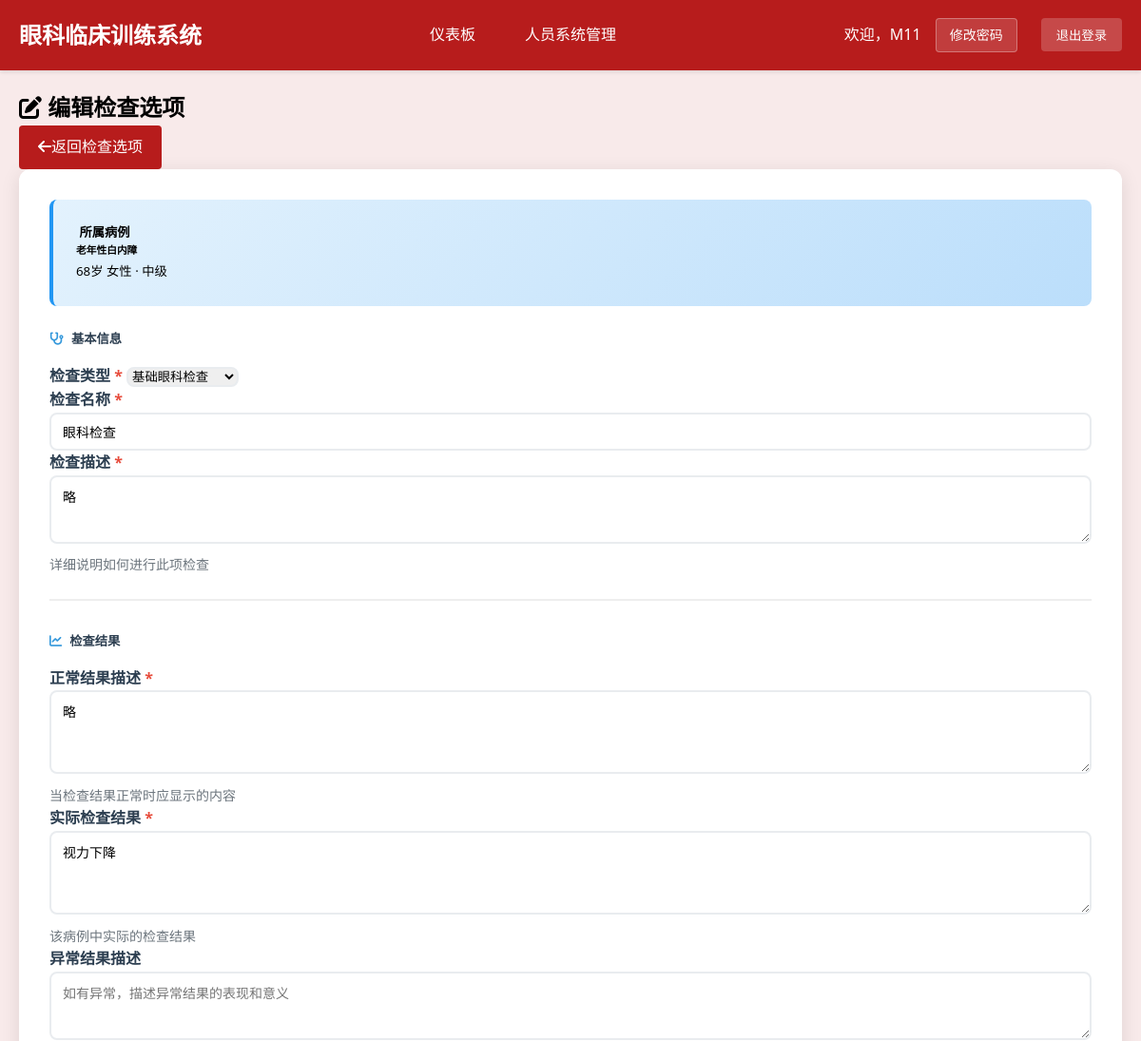
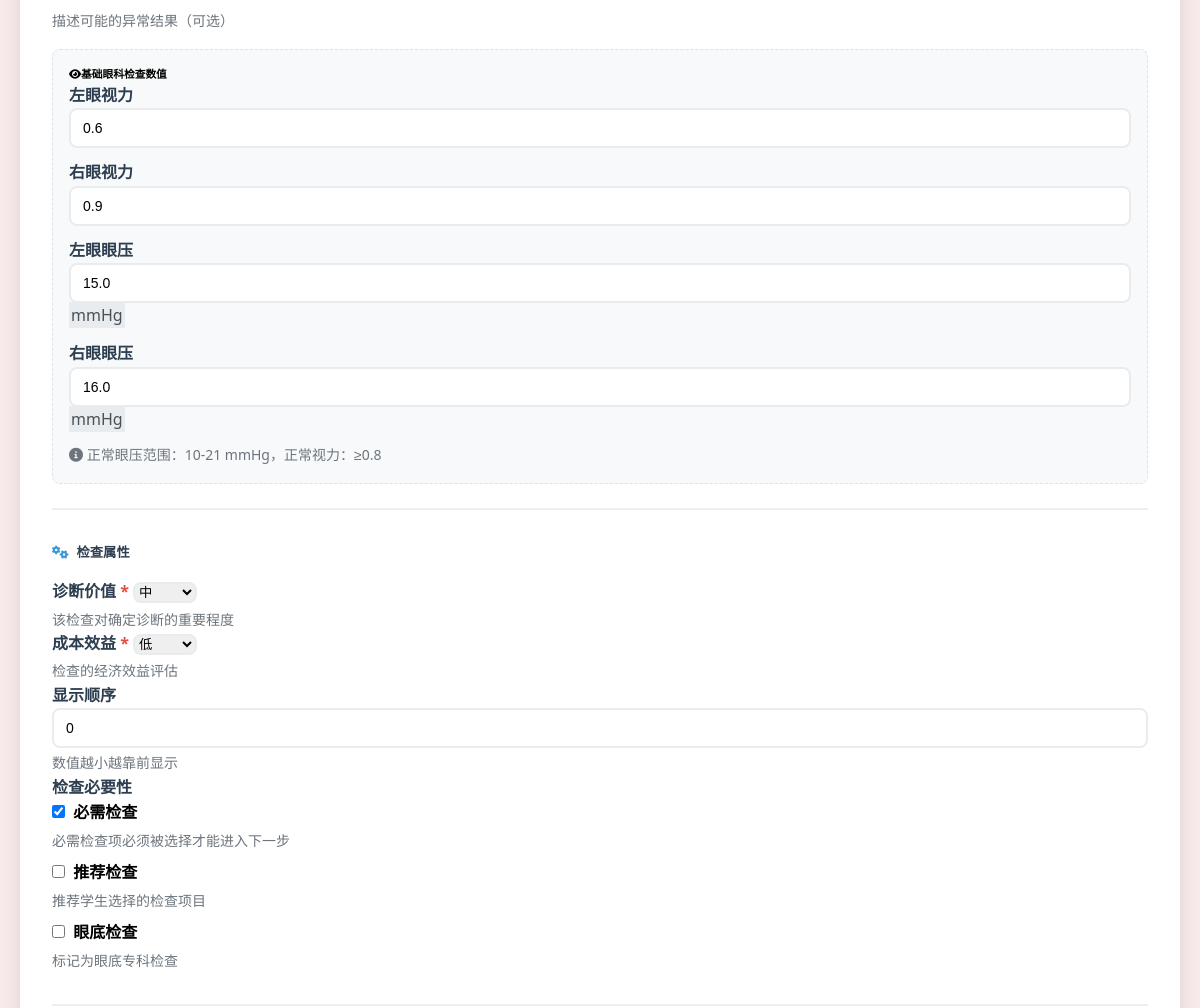
The app's page /teacher/examinations/27/edit/ (signed in, upper part), older data (2 pictures, top to bottom).
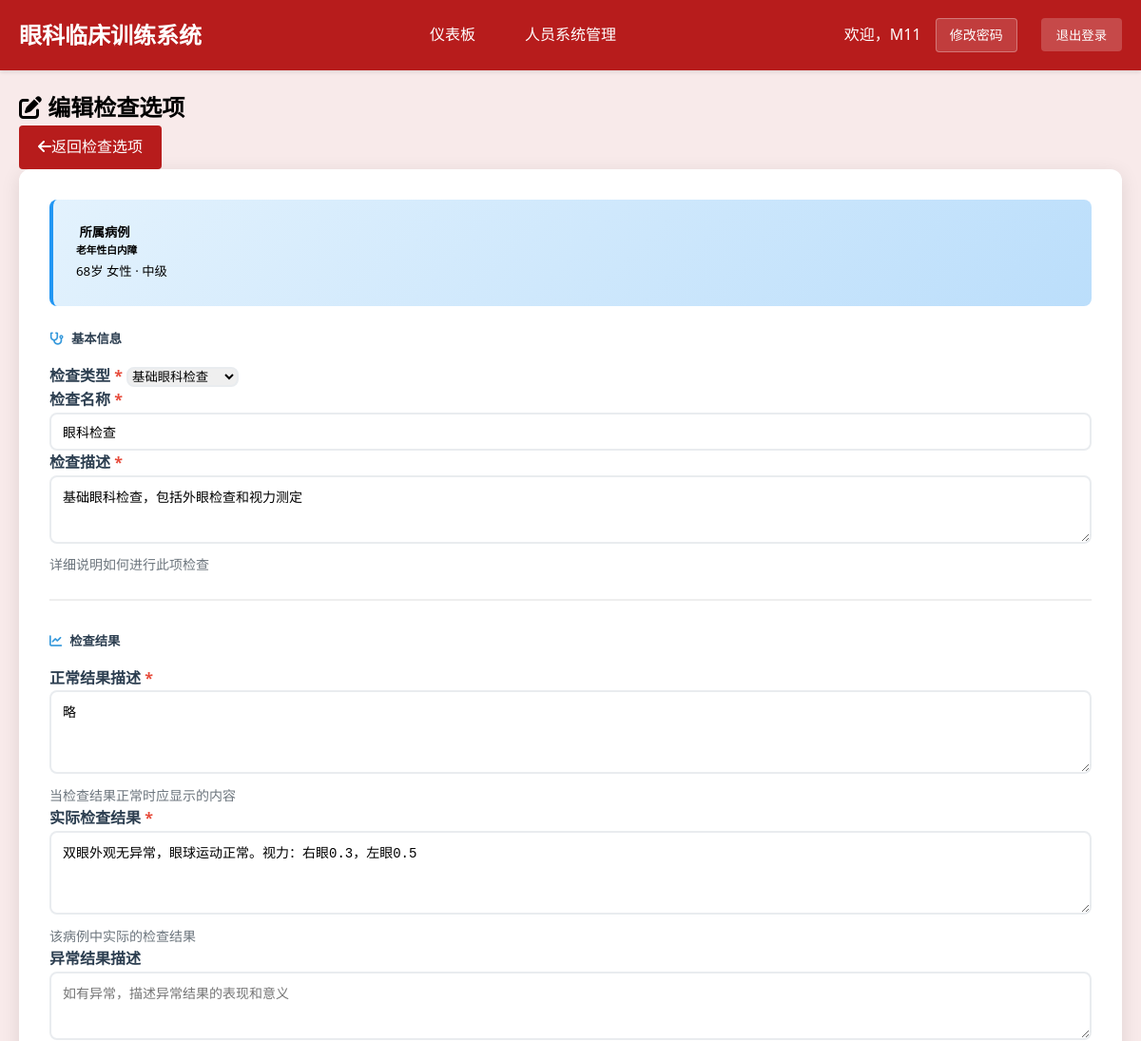
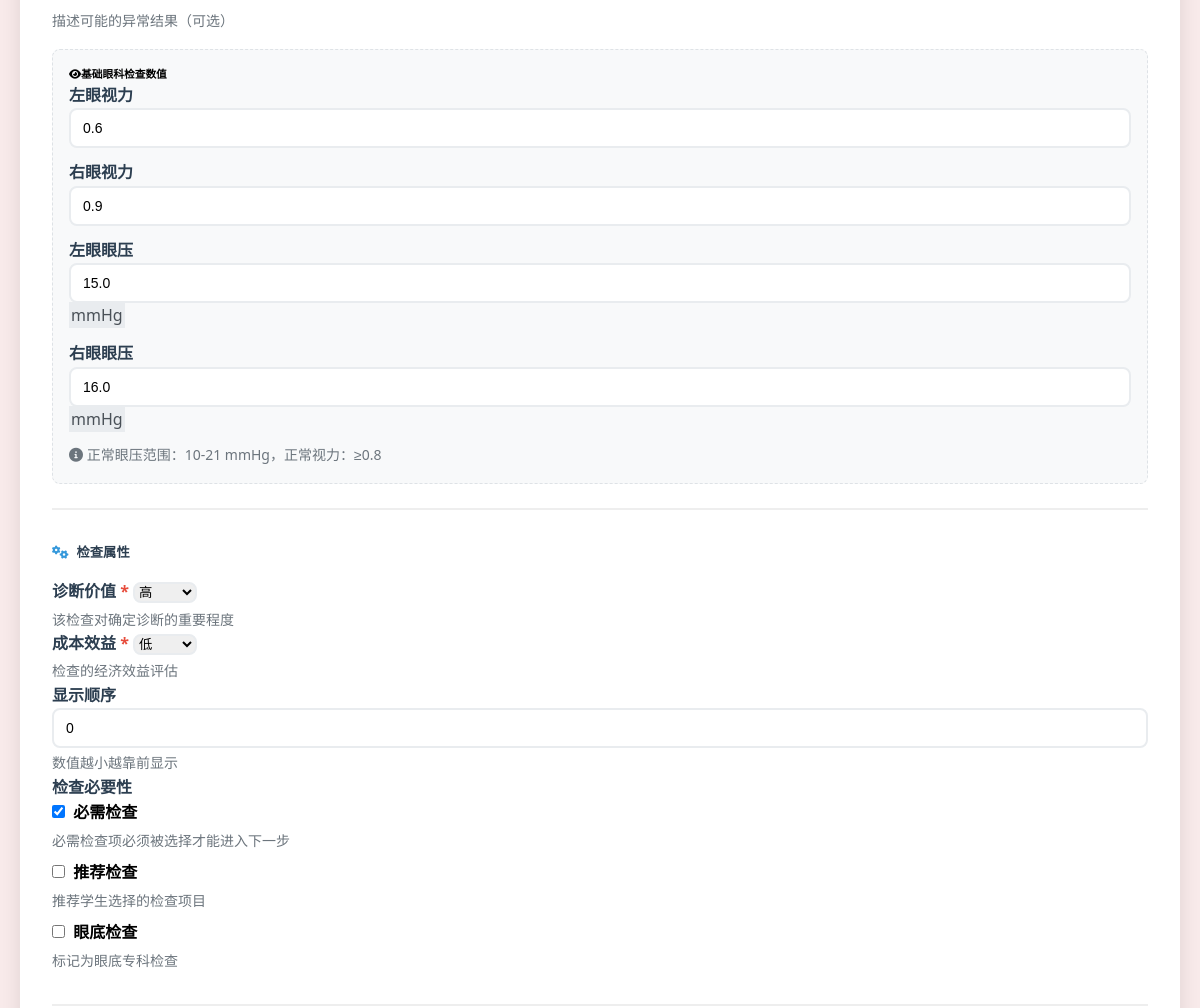
The same page, newer data (2 pictures, top to bottom).
### cases/models.py (models this page shows, shortened)
class ExaminationOption(models.Model):
    clinical_case = models.ForeignKey(ClinicalCase, on_delete=models.CASCADE, related_name='examination_options', verbose_name="关联案例")
    examination_type = models.CharField(
        max_length=50,
        choices=[
            ('basic', '基础检查'),
            ('imaging', '影像检查'),
            ('laboratory', '实验室检查'),
            ('special', '特殊检查'),
            ('fundus', '眼底检查')  # 新增眼底检查类型
        ],
        verbose_name="检查类型"
    )
    examination_name = models.CharField(max_length=100, verbose_name="检查名称")
    examination_description = models.TextField(verbose_name="检查描述")
    normal_result = models.TextField(verbose_name="正常结果描述")
    abnormal_result = models.TextField(blank=True, verbose_name="异常结果描述")
    actual_result = models.TextField(verbose_name="实际检查结果")
    diagnostic_value = models.IntegerField(
        choices=[(1, '低'), (2, '中'), (3, '高')],
        default=2,
        verbose_name="诊断价值"
    )
    cost_effectiveness = models.IntegerField(
        choices=[(1, '低'), (2, '中'), (3, '高')],
        default=2,
        verbose_name="成本效益"
    )
    result_images = models.JSONField(blank=True, null=True, verbose_name="结果图片")
    is_required = models.BooleanField(default=False, verbose_name="是否必选检查",
                                    help_text="必选检查项必须被选择才能进入下一步")
    is_multiple_choice = models.BooleanField(default=False, verbose_name="是否允许多选")
    selection_group = models.CharField(max_length=50, blank=True, verbose_name="选择组",
                                     help_text="同组内的检查项可以一起选择")
    is_fundus_exam = models.BooleanField(default=False, verbose_name="是否眼底检查")
    fundus_reminder_text = models.CharField(
        max_length=200,
        default="请移步旁边进行观察",
        verbose_name="眼底检查提示文字"
    )
    left_eye_vision = models.CharField(max_length=10, blank=True, verbose_name="左眼视力",
                                     help_text="如：0.8, 1.0")
    right_eye_vision = models.CharField(max_length=10, blank=True, verbose_name="右眼视力",
                                      help_text="如：0.8, 1.0")
    left_eye_pressure = models.DecimalField(max_digits=4, decimal_places=1, blank=True, null=True,
                                          verbose_name="左眼眼压 (mmHg)", help_text="正常范围：10-21")
    right_eye_pressure = models.DecimalField(max_digits=4, decimal_places=1, blank=True, null=True,
                                           verbose_name="右眼眼压 (mmHg)", help_text="正常范围：10-21")
    left_eye_image = models.ImageField(upload_to='examination_images/', blank=True, null=True,
                                     verbose_name="左眼检查图片", help_text="OCT或眼底照相的左眼图片")
    right_eye_image = models.ImageField(upload_to='examination_images/', blank=True, null=True,
                                      verbose_name="右眼检查图片", help_text="OCT或眼底照相的右眼图片")
    is_oct_exam = models.BooleanField(default=False, verbose_name="是否OCT检查")
    oct_report_text = models.TextField(blank=True, verbose_name="OCT报告文字描述",
                                     help_text="OCT检查的详细文字报告")
    oct_measurement_data = models.JSONField(blank=True, null=True, verbose_name="OCT测量数据",
                                          help_text="OCT的各项测量数据，如RNFL厚度等")
    image_display_mode = models.CharField(
        max_length=20,
        choices=[
            ('single', '单张显示'),
            ('comparison', '对比显示'),
            ('sequence', '序列显示'),
            ('overlay', '叠加显示')
        ],
        default='single',
        verbose_name="图像显示模式"
    )
    image_annotations = models.JSONField(blank=True, null=True, verbose_name="图像标注",
                                       help_text="图像上的标注信息，包含坐标和说明文字")
    image_findings = models.TextField(blank=True, verbose_name="图像所见",
                                    help_text="图像中可以观察到的病理改变")
    additional_images = models.JSONField(blank=True, null=True, verbose_name="附加图像",
                                       help_text="除左右眼主要图像外的其他相关图像")
    is_recommended = models.BooleanField(default=False, verbose_name="是否推荐检查")
    display_order = models.IntegerField(default=0, verbose_name="显示顺序")
    class Meta:
        verbose_name = "检查选项"
        verbose_name_plural = "检查选项"
        ordering = ['display_order', 'examination_type']

### cases/views.py (the view, shortened to what this page needs)
# urls.py: path('teacher/examinations/<int:exam_id>/edit/', views.teacher_examination_edit, name='teacher_examination_edit'),
@login_required
@user_passes_test(is_teacher, login_url='login')
def teacher_examination_edit(request, exam_id):
    examination = get_object_or_404(ExaminationOption, id=exam_id)
    oct_measurement_json = ""
    if examination.oct_measurement_data:
        import json
        try:
            oct_measurement_json = json.dumps(examination.oct_measurement_data, indent=2, ensure_ascii=False)
        except:
            oct_measurement_json = ""
    context = {
        'examination': examination,
        'case': examination.clinical_case,
        'examination_type_choices': ExaminationOption._meta.get_field('examination_type').choices,
        'oct_measurement_json': oct_measurement_json,
        'is_edit': True,
    }
    return render(request, 'teacher/examination_form.html', context)

### cases/views.py (called while the page is built)
def is_teacher(user):
    return user.groups.filter(name='Teachers').exists() or user.is_superuser

### cases/templates/teacher/examination_form.html (shortened to what the changed rows need)
{% extends "base.html" %}
{% block content %}
<div class="container-fluid">
    <div class="row mb-4">
        <div class="col-12">
            <div class="d-flex justify-content-between align-items-center">
                <div>
                    <h2>
                        <i class="{% if is_edit %}fas fa-edit{% else %}fas fa-plus{% endif %} text-primary me-2"></i>
                        {% if is_edit %}编辑检查选项{% else %}创建检查选项{% endif %}
                    </h2>
                </div>
            </div>
        </div>
    </div>
    <div class="row justify-content-center">
        <div class="col-lg-8">
            <form method="post" class="form-container" enctype="multipart/form-data">
                <div class="form-section">
                    <div class="row">
                        <div class="col-md-6">
                            <div class="mb-3">
                                <label for="examination_type" class="form-label">
                                    检查类型 <span class="required">*</span>
                                </label>
                                <select class="form-select" id="examination_type" name="examination_type" required>
                                    <option value="basic" {% if is_edit and examination.examination_type == 'basic' %}selected{% endif %}>基础眼科检查</option>
                                </select>
                            </div>
                        </div>
                        <div class="col-md-6">
                            <div class="mb-3">
                                <label for="examination_name" class="form-label">
                                    检查名称 <span class="required">*</span>
                                </label>
                                <input type="text" class="form-control" id="examination_name" name="examination_name"
                                       value="{% if is_edit %}{{ examination.examination_name }}{% endif %}"
                                       maxlength="100" required placeholder="请选择检查类型后输入对应的检查名称">
                            </div>
                        </div>
                    </div>
                    <div class="mb-3">
                        <label for="examination_description" class="form-label">
                            检查描述 <span class="required">*</span>
                        </label>
                        <textarea class="form-control" id="examination_description" name="examination_description"
                                  rows="3" required placeholder="描述检查的操作过程、使用的设备和注意事项">{% if is_edit %}{{ examination.examination_description }}{% endif %}</textarea>
                        <div class="help-text">详细说明如何进行此项检查</div>
                    </div>
                </div>
                <div class="form-section">
                    <div class="row">
                        <div class="col-md-6">
                            <div class="mb-3">
                                <label for="normal_result" class="form-label">
                                    正常结果描述 <span class="required">*</span>
                                </label>
                                <textarea class="form-control" id="normal_result" name="normal_result"
                                          rows="4" required placeholder="描述该检查的正常结果表现">{% if is_edit %}{{ examination.normal_result }}{% endif %}</textarea>
                                <div class="help-text">当检查结果正常时应显示的内容</div>
                            </div>
                        </div>
                        <div class="col-md-6">
                            <div class="mb-3">
                                <label for="actual_result" class="form-label">
                                    实际检查结果 <span class="required">*</span>
                                </label>
                                <textarea class="form-control" id="actual_result" name="actual_result"
                                          rows="4" required placeholder="描述此病例中该检查的实际结果">{% if is_edit %}{{ examination.actual_result }}{% endif %}</textarea>
                                <div class="help-text">该病例中实际的检查结果</div>
                            </div>
                        </div>
                    </div>
                    <div id="basic-exam-fields" class="basic-exam-fields" style="display: none;">
                        <div class="row">
                            <div class="col-md-3">
                                <div class="vision-field">
                                    <label for="left_eye_vision" class="form-label">左眼视力</label>
                                    <input type="text" class="form-control" id="left_eye_vision" name="left_eye_vision"
                                           placeholder="如：0.8" value="{% if is_edit %}{{ examination.left_eye_vision }}{% endif %}">
                                </div>
                            </div>
                            <div class="col-md-3">
                                <div class="vision-field">
                                    <label for="right_eye_vision" class="form-label">右眼视力</label>
                                    <input type="text" class="form-control" id="right_eye_vision" name="right_eye_vision"
                                           placeholder="如：1.0" value="{% if is_edit %}{{ examination.right_eye_vision }}{% endif %}">
                                </div>
                            </div>
                            <div class="col-md-3">
                                <div class="pressure-field">
                                    <div class="input-group">
                                        <input type="number" class="form-control" id="left_eye_pressure" name="left_eye_pressure"
                                               placeholder="15" min="0" max="50" step="0.1" value="{% if is_edit %}{{ examination.left_eye_pressure }}{% endif %}">
                                        <span class="input-group-text">mmHg</span>
                                    </div>
                                </div>
                            </div>
                            <div class="col-md-3">
                                <div class="pressure-field">
                                    <div class="input-group">
                                        <input type="number" class="form-control" id="right_eye_pressure" name="right_eye_pressure"
                                               placeholder="16" min="0" max="50" step="0.1" value="{% if is_edit %}{{ examination.right_eye_pressure }}{% endif %}">
                                        <span class="input-group-text">mmHg</span>
                                    </div>
                                </div>
                            </div>
                        </div>
                    </div>
                </div>
                <div class="form-section">
                    <div class="row">
                        <div class="col-md-4">
                            <div class="mb-3">
                                <label for="diagnostic_value" class="form-label">
                                    诊断价值 <span class="required">*</span>
                                </label>
                                <select class="form-select" id="diagnostic_value" name="diagnostic_value" required>
                                    <option value="2" {% if is_edit and examination.diagnostic_value == 2 %}selected{% endif %}>中</option>
                                    <option value="3" {% if is_edit and examination.diagnostic_value == 3 %}selected{% endif %}>高</option>
                                </select>
                                <div class="help-text">该检查对确定诊断的重要程度</div>
                            </div>
                        </div>
                        <div class="col-md-4">
                            <div class="mb-3">
                                <label for="cost_effectiveness" class="form-label">
                                    成本效益 <span class="required">*</span>
                                </label>
                                <select class="form-select" id="cost_effectiveness" name="cost_effectiveness" required>
                                    <option value="1" {% if is_edit and examination.cost_effectiveness == 1 %}selected{% endif %}>低</option>
                                </select>
                                <div class="help-text">检查的经济效益评估</div>
                            </div>
                        </div>
                        <div class="col-md-4">
                            <div class="mb-3">
                                <label for="display_order" class="form-label">显示顺序</label>
                                <input type="number" class="form-control" id="display_order" name="display_order"
                                       value="{% if is_edit %}{{ examination.display_order }}{% else %}0{% endif %}"
                                       min="0" max="999">
                                <div class="help-text">数值越小越靠前显示</div>
                            </div>
                        </div>
                    </div>
                    <div class="row">
                        <div class="col-md-6">
                            <div class="form-check">
                                <input class="form-check-input" type="checkbox" id="is_required" name="is_required"
                                       {% if is_edit and examination.is_required %}checked{% endif %}>
                                <label class="form-check-label" for="is_required">
                                    <strong>必需检查</strong>
                                </label>
                                <div class="help-text">必需检查项必须被选择才能进入下一步</div>
                            </div>
                            <div class="form-check">
                                <input class="form-check-input" type="checkbox" id="is_recommended" name="is_recommended"
                                       {% if is_edit and examination.is_recommended %}checked{% endif %}>
                                <label class="form-check-label" for="is_recommended">
                                    <strong>推荐检查</strong>
                                </label>
                                <div class="help-text">推荐学生选择的检查项目</div>
                            </div>
                        </div>
                        <div class="col-md-6">
                            <div class="form-check">
                                <input class="form-check-input" type="checkbox" id="is_fundus_exam" name="is_fundus_exam"
                                       {% if is_edit and examination.is_fundus_exam %}checked{% endif %}>
                                <label class="form-check-label" for="is_fundus_exam">
                                    <strong>眼底检查</strong>
                                </label>
                                <div class="help-text">标记为眼底专科检查</div>
                            </div>
                        </div>
                    </div>
                </div>
            </form>
        </div>
    </div>
</div>
{% endblock %}

Row changes from the older to the newer data that the page shows:
changed ExaminationOption "基础眼科检查": examination_description "略" → "基础眼科检查，包括外眼检查和视力测定"; actual_result "视力下降" → "双眼外观无异常，眼球运动正常。视力：右眼0.3，左眼0.5"; diagnostic_value "中" → "高"
